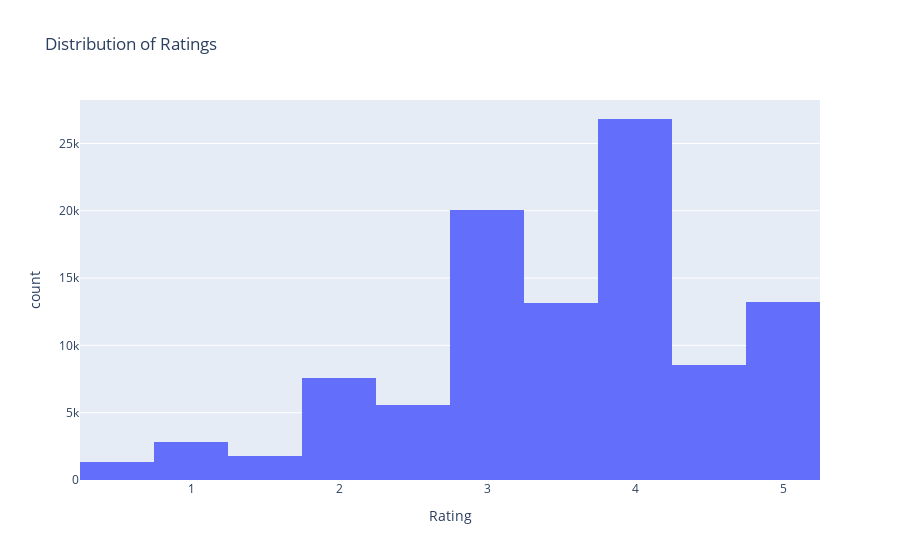

The cell this chart's notebook holds for it:
### Code cell
# Rating Distribution
fig_ratings = px.histogram(
    ratings,
    x='rating',
    nbins=10,
    title="Distribution of Ratings",
    labels={'rating': 'Rating', 'count': 'Frequency'},
    color_discrete_sequence=['#636EFA']
)
fig_ratings.show()

### Figure 1 — Plotly figure (JSON) as saved in the notebook; plotly's stock layout.template omitted (floating-point values rounded to 4 significant figures; data arrays with more than 128 entries replaced by an {"elided": "..."} marker saying what was removed)
{"data": [{"alignmentgroup": "True", "bingroup": "x", "hovertemplate": "Rating=%{x}<br>count=%{y}<extra></extra>", "legendgroup": "", "marker": {"color": "#636EFA", "pattern": {"shape": ""}}, "name": "", "nbinsx": 10, "offsetgroup": "", "orientation": "v", "showlegend": false, "type": "histogram", "x": {"elided": "100836 float values"}, "xaxis": "x", "yaxis": "y"}], "layout": {"barmode": "relative", "legend": {"tracegroupgap": 0}, "title": {"text": "Distribution of Ratings"}, "xaxis": {"anchor": "y", "domain": [0, 1], "title": {"text": "Rating"}}, "yaxis": {"anchor": "x", "domain": [0, 1], "title": {"text": "count"}}}}
